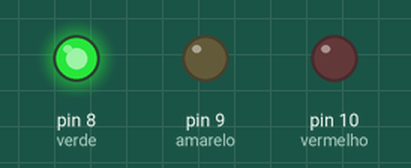
Bench run of a sketch on a simulated Arduino Uno, built with avr-gcc and run on an emulated ATmega328P. Parts: output pins drawn as LEDs (lit = HIGH).

Above: at 1.5 s.
At 3.5 s:
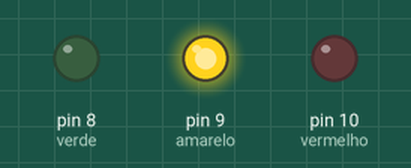
At 5.5 s:
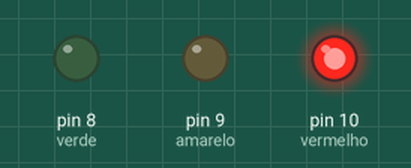
Timing chart, 0 to 9.1 s (numbered marks = the images above):
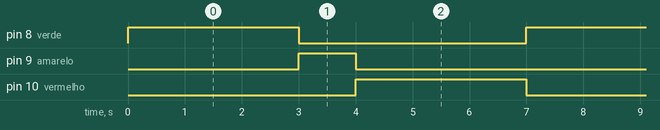

Measured:
- by itself, pin 8 (verde), pin 10 (vermelho): alternates HIGH for 3.0 s and LOW for 4.0 s
- by itself, pin 9 (amarelo): alternates HIGH for 1.0 s and LOW for 6.0 s
- by itself, everything shown: repeats every 7.0 s, in 3 steps

The sketch:

Projeto_004_Semaforo_com_3_LEDs.ino
```cpp
// Projeto 004 - Semáforo com 3 LEDs
// Arduino Uno | Arduino Neon Lab

int verde=8, amarelo=9, vermelho=10;
 void setup(){
   pinMode(verde, OUTPUT); pinMode(amarelo, OUTPUT); pinMode(vermelho, OUTPUT);
 }
 void loop(){
   digitalWrite(verde,HIGH); digitalWrite(amarelo,LOW); digitalWrite(vermelho,LOW);
 delay(3000);
   digitalWrite(verde,LOW); digitalWrite(amarelo,HIGH); delay(1000);
   digitalWrite(amarelo,LOW); digitalWrite(vermelho,HIGH); delay(3000);
 }
```
